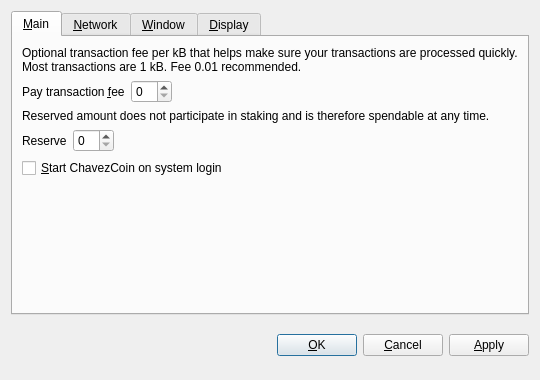
<?xml version="1.0" encoding="UTF-8"?>
<ui version="4.0">
 <class>OptionsDialog</class>
 <widget class="QDialog" name="OptionsDialog">
  <property name="geometry">
   <rect>
    <x>0</x>
    <y>0</y>
    <width>540</width>
    <height>380</height>
   </rect>
  </property>
  <property name="windowTitle">
   <string>Options</string>
  </property>
  <property name="modal">
   <bool>true</bool>
  </property>
  <layout class="QVBoxLayout" name="verticalLayout">
   <item>
    <widget class="QTabWidget" name="tabWidget">
     <property name="tabPosition">
      <enum>QTabWidget::North</enum>
     </property>
     <property name="currentIndex">
      <number>0</number>
     </property>
     <widget class="QWidget" name="tabMain">
      <attribute name="title">
       <string>&amp;Main</string>
      </attribute>
      <layout class="QVBoxLayout" name="verticalLayout_Main">
       <item>
        <widget class="QLabel" name="transactionFeeInfoLabel">
         <property name="text">
          <string>Optional transaction fee per kB that helps make sure your transactions are processed quickly. Most transactions are 1 kB. Fee 0.01 recommended.</string>
         </property>
         <property name="textFormat">
          <enum>Qt::PlainText</enum>
         </property>
         <property name="wordWrap">
          <bool>true</bool>
         </property>
        </widget>
       </item>
       <item>
        <layout class="QHBoxLayout" name="horizontalLayoutFee">
         <item>
          <widget class="QLabel" name="transactionFeeLabel">
           <property name="text">
            <string>Pay transaction &amp;fee</string>
           </property>
           <property name="textFormat">
            <enum>Qt::PlainText</enum>
           </property>
           <property name="buddy">
            <cstring>transactionFee</cstring>
           </property>
          </widget>
         </item>
         <item>
          <widget class="BitcoinAmountField" name="transactionFee"/>
         </item>
         <item>
          <spacer name="horizontalSpacerFee">
           <property name="orientation">
            <enum>Qt::Horizontal</enum>
           </property>
           <property name="sizeHint" stdset="0">
            <size>
             <width>40</width>
             <height>20</height>
            </size>
           </property>
          </spacer>
         </item>
        </layout>
       </item>
       <item>
        <widget class="QLabel" name="reserveBalanceInfoLabel">
         <property name="text">
          <string>Reserved amount does not participate in staking and is therefore spendable at any time.</string>
         </property>
         <property name="textFormat">
          <enum>Qt::PlainText</enum>
         </property>
         <property name="wordWrap">
          <bool>true</bool>
         </property>
        </widget>
       </item>
       <item>
        <layout class="QHBoxLayout" name="horizontalLayoutReserveBalance">
         <item>
          <widget class="QLabel" name="reserveBalanceLabel">
           <property name="text">
            <string>Reserve</string>
           </property>
           <property name="textFormat">
            <enum>Qt::PlainText</enum>
           </property>
           <property name="buddy">
            <cstring>reserveBalance</cstring>
           </property>
          </widget>
         </item>
         <item>
          <widget class="BitcoinAmountField" name="reserveBalance"/>
         </item>
         <item>
          <spacer name="horizontalSpacerReserveBalance">
           <property name="orientation">
            <enum>Qt::Horizontal</enum>
           </property>
           <property name="sizeHint" stdset="0">
            <size>
             <width>40</width>
             <height>20</height>
            </size>
           </property>
          </spacer>
         </item>
        </layout>
       </item>
       <item>
        <widget class="QCheckBox" name="bitcoinAtStartup">
         <property name="toolTip">
          <string>Automatically start ChavezCoin after logging in to the system.</string>
         </property>
         <property name="text">
          <string>&amp;Start ChavezCoin on system login</string>
         </property>
        </widget>
       </item>
       <item>
        <spacer name="verticalSpacer_Main">
         <property name="orientation">
          <enum>Qt::Vertical</enum>
         </property>
         <property name="sizeHint" stdset="0">
          <size>
           <width>20</width>
           <height>40</height>
          </size>
         </property>
        </spacer>
       </item>
      </layout>
     </widget>
     <widget class="QWidget" name="tabNetwork">
      <attribute name="title">
       <string>&amp;Network</string>
      </attribute>
      <layout class="QVBoxLayout" name="verticalLayout_Network">
       <item>
        <widget class="QCheckBox" name="mapPortUpnp">
         <property name="toolTip">
          <string>Automatically open the ChavezCoin client port on the router. This only works when your router supports UPnP and it is enabled.</string>
         </property>
         <property name="text">
          <string>Map port using &amp;UPnP</string>
         </property>
        </widget>
       </item>
       <item>
        <widget class="QCheckBox" name="connectSocks">
         <property name="toolTip">
          <string>Connect to the ChavezCoin network through a SOCKS5 proxy (e.g. when connecting through Tor).</string>
         </property>
         <property name="text">
          <string>&amp;Connect through SOCKS5 proxy:</string>
         </property>
        </widget>
       </item>
       <item>
        <layout class="QHBoxLayout" name="horizontalLayout_Network">
         <item>
          <widget class="QLabel" name="proxyIpLabel">
           <property name="text">
            <string>Proxy &amp;IP:</string>
           </property>
           <property name="textFormat">
            <enum>Qt::PlainText</enum>
           </property>
           <property name="buddy">
            <cstring>proxyIp</cstring>
           </property>
          </widget>
         </item>
         <item>
          <widget class="QValidatedLineEdit" name="proxyIp">
           <property name="maximumSize">
            <size>
             <width>140</width>
             <height>16777215</height>
            </size>
           </property>
           <property name="toolTip">
            <string>IP address of the proxy (e.g. 127.0.0.1)</string>
           </property>
          </widget>
         </item>
         <item>
          <widget class="QLabel" name="proxyPortLabel">
           <property name="text">
            <string>&amp;Port:</string>
           </property>
           <property name="textFormat">
            <enum>Qt::PlainText</enum>
           </property>
           <property name="buddy">
            <cstring>proxyPort</cstring>
           </property>
          </widget>
         </item>
         <item>
          <widget class="QLineEdit" name="proxyPort">
           <property name="maximumSize">
            <size>
             <width>55</width>
             <height>16777215</height>
            </size>
           </property>
           <property name="toolTip">
            <string>Port of the proxy (e.g. 9050)</string>
           </property>
          </widget>
         </item>
         <item>
          <spacer name="horizontalSpacer_Network">
           <property name="orientation">
            <enum>Qt::Horizontal</enum>
           </property>
           <property name="sizeHint" stdset="0">
            <size>
             <width>40</width>
             <height>20</height>
            </size>
           </property>
          </spacer>
         </item>
        </layout>
       </item>
       <item>
        <spacer name="verticalSpacer_Network">
         <property name="orientation">
          <enum>Qt::Vertical</enum>
         </property>
         <property name="sizeHint" stdset="0">
          <size>
           <width>20</width>
           <height>40</height>
          </size>
         </property>
        </spacer>
       </item>
      </layout>
     </widget>
     <widget class="QWidget" name="tabWindow">
      <attribute name="title">
       <string>&amp;Window</string>
      </attribute>
      <layout class="QVBoxLayout" name="verticalLayout_Window">
       <item>
        <widget class="QCheckBox" name="minimizeToTray">
         <property name="toolTip">
          <string>Show only a tray icon after minimizing the window.</string>
         </property>
         <property name="text">
          <string>&amp;Minimize to the tray instead of the taskbar</string>
         </property>
        </widget>
       </item>
       <item>
        <widget class="QCheckBox" name="minimizeOnClose">
         <property name="toolTip">
          <string>Minimize instead of exit the application when the window is closed. When this option is enabled, the application will be closed only after selecting Quit in the menu.</string>
         </property>
         <property name="text">
          <string>M&amp;inimize on close</string>
         </property>
        </widget>
       </item>
       <item>
        <spacer name="verticalSpacer_Window">
         <property name="orientation">
          <enum>Qt::Vertical</enum>
         </property>
         <property name="sizeHint" stdset="0">
          <size>
           <width>20</width>
           <height>40</height>
          </size>
         </property>
        </spacer>
       </item>
      </layout>
     </widget>
     <widget class="QWidget" name="tabDisplay">
      <attribute name="title">
       <string>&amp;Display</string>
      </attribute>
      <layout class="QVBoxLayout" name="verticalLayout_Display">
       <item>
        <layout class="QHBoxLayout" name="horizontalLayout_1_Display">
         <item>
          <widget class="QLabel" name="langLabel">
           <property name="text">
            <string>User Interface &amp;language:</string>
           </property>
           <property name="textFormat">
            <enum>Qt::PlainText</enum>
           </property>
           <property name="buddy">
            <cstring>lang</cstring>
           </property>
          </widget>
         </item>
         <item>
          <widget class="QValueComboBox" name="lang">
           <property name="toolTip">
            <string>The user interface language can be set here. This setting will take effect after restarting ChavezCoin.</string>
           </property>
          </widget>
         </item>
        </layout>
       </item>
       <item>
        <layout class="QHBoxLayout" name="horizontalLayout_2_Display">
         <item>
          <widget class="QLabel" name="unitLabel">
           <property name="text">
            <string>&amp;Unit to show amounts in:</string>
           </property>
           <property name="textFormat">
            <enum>Qt::PlainText</enum>
           </property>
           <property name="buddy">
            <cstring>unit</cstring>
           </property>
          </widget>
         </item>
         <item>
          <widget class="QValueComboBox" name="unit">
           <property name="toolTip">
            <string>Choose the default subdivision unit to show in the interface and when sending coins.</string>
           </property>
          </widget>
         </item>
        </layout>
       </item>
       <item>
        <widget class="QCheckBox" name="coinControlFeatures">
         <property name="toolTip">
          <string>Whether to show coin control features or not.</string>
         </property>
         <property name="text">
          <string>Display coin &amp;control features (experts only!)</string>
         </property>
        </widget>
       </item>
       <item>
        <widget class="QCheckBox" name="useBlackTheme">
         <property name="text">
          <string>Use black visual theme (requires restart)</string>
         </property>
        </widget>
       </item>
       <item>
        <spacer name="verticalSpacer_Display">
         <property name="orientation">
          <enum>Qt::Vertical</enum>
         </property>
         <property name="sizeHint" stdset="0">
          <size>
           <width>20</width>
           <height>40</height>
          </size>
         </property>
        </spacer>
       </item>
      </layout>
     </widget>
    </widget>
   </item>
   <item>
    <layout class="QHBoxLayout" name="horizontalLayout_Buttons">
     <item>
      <spacer name="horizontalSpacer_1">
       <property name="orientation">
        <enum>Qt::Horizontal</enum>
       </property>
       <property name="sizeHint" stdset="0">
        <size>
         <width>40</width>
         <height>48</height>
        </size>
       </property>
      </spacer>
     </item>
     <item>
      <widget class="QLabel" name="statusLabel">
       <property name="font">
        <font>
         <weight>75</weight>
         <bold>true</bold>
        </font>
       </property>
       <property name="text">
        <string/>
       </property>
       <property name="textFormat">
        <enum>Qt::PlainText</enum>
       </property>
       <property name="wordWrap">
        <bool>true</bool>
       </property>
      </widget>
     </item>
     <item>
      <spacer name="horizontalSpacer_2">
       <property name="orientation">
        <enum>Qt::Horizontal</enum>
       </property>
       <property name="sizeHint" stdset="0">
        <size>
         <width>40</width>
         <height>48</height>
        </size>
       </property>
      </spacer>
     </item>
     <item>
      <widget class="QPushButton" name="okButton">
       <property name="text">
        <string>&amp;OK</string>
       </property>
      </widget>
     </item>
     <item>
      <widget class="QPushButton" name="cancelButton">
       <property name="text">
        <string>&amp;Cancel</string>
       </property>
       <property name="autoDefault">
        <bool>false</bool>
       </property>
      </widget>
     </item>
     <item>
      <widget class="QPushButton" name="applyButton">
       <property name="text">
        <string>&amp;Apply</string>
       </property>
       <property name="autoDefault">
        <bool>false</bool>
       </property>
      </widget>
     </item>
    </layout>
   </item>
  </layout>
 </widget>
 <customwidgets>
  <customwidget>
   <class>BitcoinAmountField</class>
   <extends>QSpinBox</extends>
   <header>bitcoinamountfield.h</header>
  </customwidget>
  <customwidget>
   <class>QValueComboBox</class>
   <extends>QComboBox</extends>
   <header>qvaluecombobox.h</header>
  </customwidget>
  <customwidget>
   <class>QValidatedLineEdit</class>
   <extends>QLineEdit</extends>
   <header>qvalidatedlineedit.h</header>
  </customwidget>
 </customwidgets>
 <resources/>
 <connections/>
</ui>
